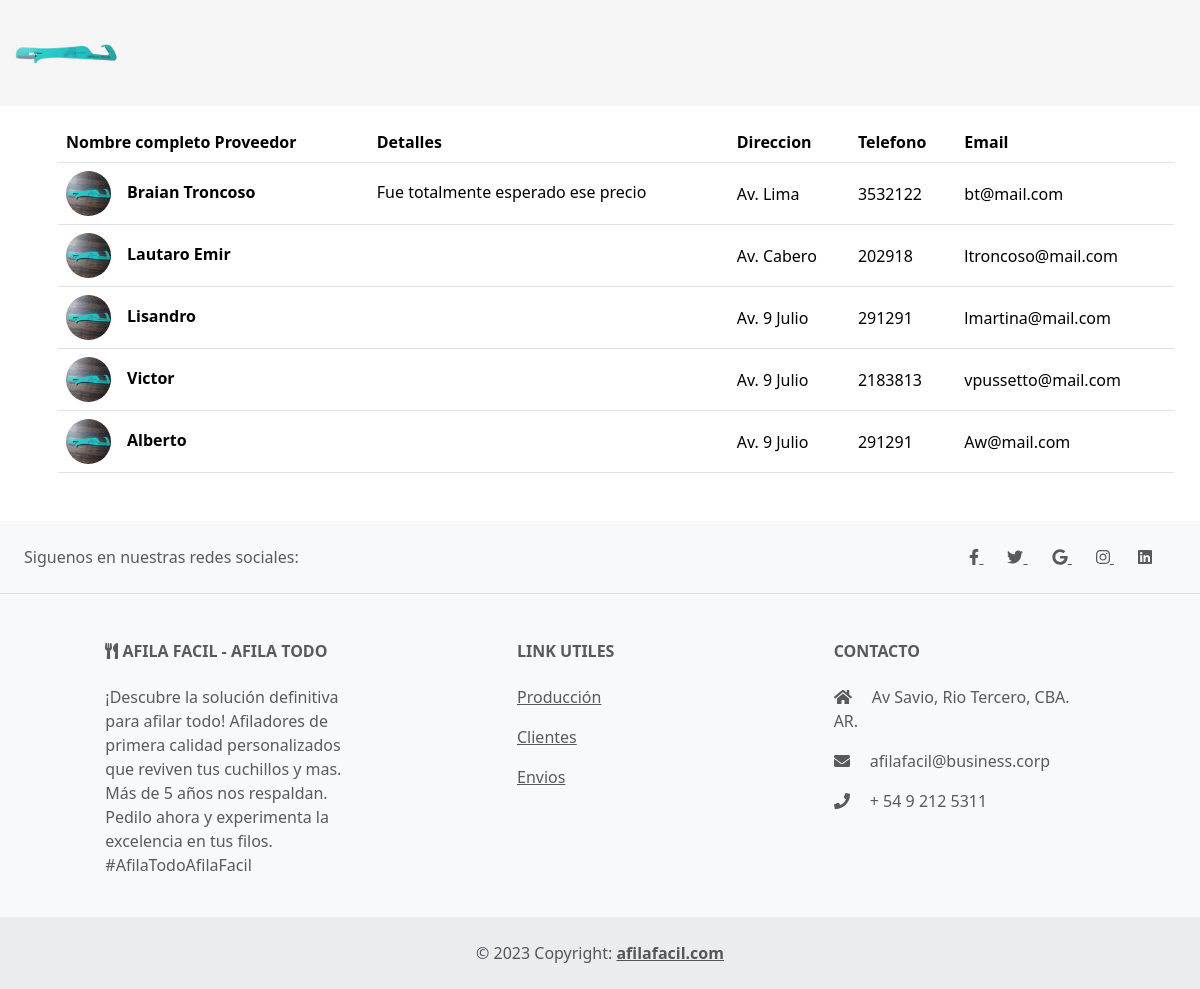
The app's page /proveedores/, older data.
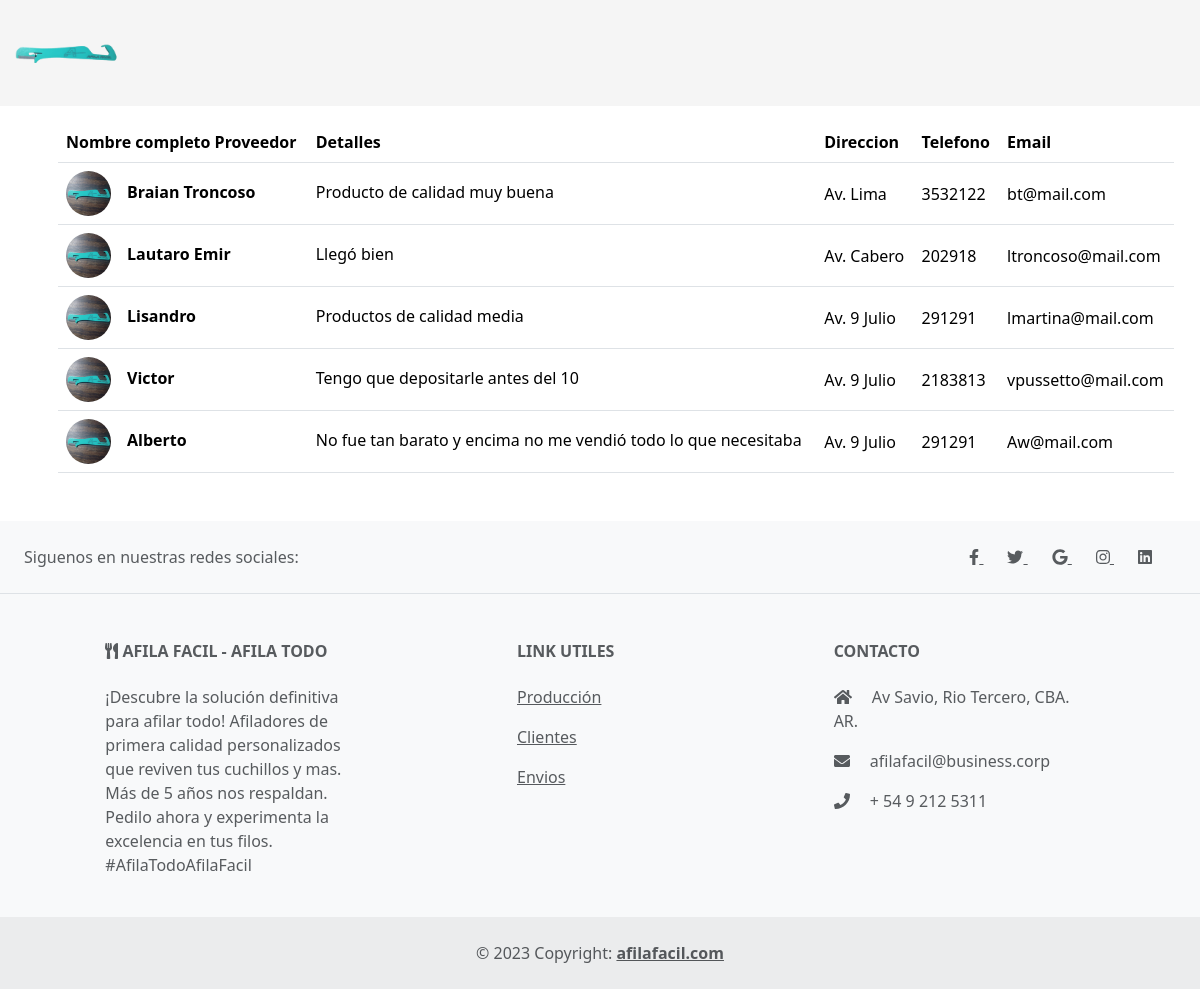
The same page, newer data.
### proveedores/models.py (models this page shows, shortened)
class Proveedores(models.Model):
    nombre = models.CharField(max_length=50)
    detalle = models.CharField(max_length=200, blank=True)
    direccion = models.CharField(max_length=100)
    telefono = models.IntegerField(null=True, blank=True)
    email = models.CharField(max_length=100)
    imagen = models.TextField(null=True, blank=True)
    def get_imagen_url(self):
        if self.imagen:
            return f"/static/img/{self.imagen}"
        else:
            return "/static/img/afilador.jpeg"
    class Meta:
        db_table = 'proveedores'
        verbose_name = "Proveedores"

### proveedores/views.py (the view)
# urls.py: path('', views.mostrar_proveedores, name='proveedores'),
def mostrar_proveedores(request):
    proveedores = Proveedores.objects.all()
    return render(request,'proveedores.html',{'proveedores': proveedores, 'mensaje': "No hay Proveedores"})

### proveedores/templates/proveedores.html (shortened to what this page needs)
{% extends "materias_primas/layout.html" %}
{% load static %}
{% block content %}
{% if proveedores%}
<div class="container">
    <table class="table align-middle mb-0 bg-white m-3 mb-5">
        <thead class="bg-light">
        <tr>
            <th>Nombre completo Proveedor</th>
            <th>Detalles</th>
            <th>Direccion</th>
            <th>Telefono</th>
            <th>Email</th>
        </tr>
        </thead>
        <tbody>
        {% for proveedor in proveedores %}
            <tr>
                <td>
                <div class="d-flex align-items-center">
                    <img
                        src="{{ proveedor.get_imagen_url }}"
                        alt="NO-IMG"
                        style="width: 45px; height: 45px"
                        class="rounded-circle"
                        />
                    <div class="ms-3">
                    <p class="fw-bold mb-1 ml-2">{{proveedor.nombre}}</p>
                    </div>
                </div>
                </td>
                <td>
                <p class="fw-normal mb-1">{{ proveedor.detalle }}</p>
                </td>
                <td>{{ proveedor.direccion }}</td>
                <td>{{ proveedor.telefono }}</td>
                <td>{{ proveedor.email }}</td>
            </tr>
        {%endfor%}
        </tbody>
    </table>
{%else%}
    {{ mensaje }}
{%endif%}
</div>
{% endblock %}

Row changes from the older to the newer data that the page shows:
changed Proveedores "Braian Troncoso": detalle "Fue totalmente esperado ese precio" → "Producto de calidad muy buena"
changed Proveedores "Lautaro Emir": detalle (not shown) → "Llegó bien"
changed Proveedores "Lisandro": detalle (not shown) → "Productos de calidad media"
changed Proveedores "Victor": detalle (not shown) → "Tengo que depositarle antes del 10"
changed Proveedores "Alberto": detalle (not shown) → "No fue tan barato y encima no me vendió todo lo que necesitaba"
